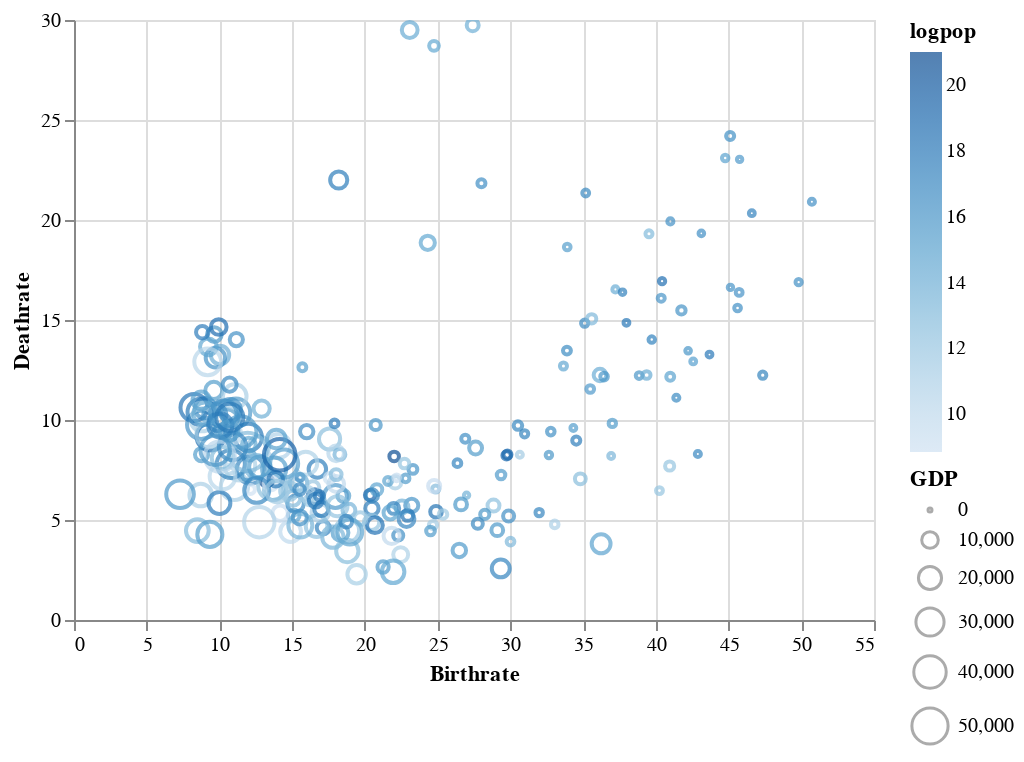

The cell this chart's notebook holds for it:
### Code cell
Chart(wd).mark_point().encode(x='Birthrate', y='Deathrate', size='GDP', color='logpop', tooltip='Country').interactive()

### Figure 1 — Vega-Lite specification as saved in the notebook (floating-point values rounded to 4 significant figures; data arrays with more than 128 entries replaced by an {"elided": "..."} marker saying what was removed)
{"$schema": "https://vega.github.io/schema/vega-lite/v2.6.0.json", "config": {"view": {"height": 300, "width": 400}}, "data": {"name": "data-9f8355871e58a9a68f3e11268faaaa2e"}, "datasets": {"data-9f8355871e58a9a68f3e11268faaaa2e": {"elided": "225 records"}}, "encoding": {"color": {"field": "logpop", "type": "quantitative"}, "size": {"field": "GDP", "type": "quantitative"}, "tooltip": {"field": "Country", "type": "nominal"}, "x": {"field": "Birthrate", "type": "quantitative"}, "y": {"field": "Deathrate", "type": "quantitative"}}, "mark": "point", "selection": {"selector004": {"bind": "scales", "encodings": ["x", "y"], "mark": {"fill": "#333", "fillOpacity": 0.125, "stroke": "white"}, "on": "[mousedown, window:mouseup] > window:mousemove!", "resolve": "global", "translate": "[mousedown, window:mouseup] > window:mousemove!", "type": "interval", "zoom": "wheel!"}}}
